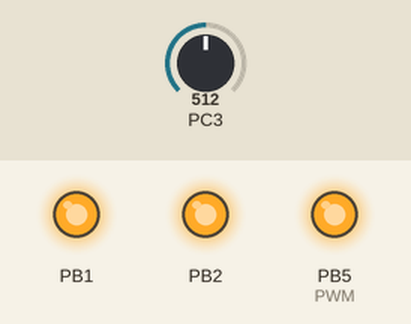
Recording of a program running on a simulated ATmega328P, built with avr-gcc and emulated at 16 MHz. Shown: output pins drawn as LEDs (lit = HIGH). Inputs (shaded band) come from the test bench; at power-on: PC3 = 512. Sleep ends after the set time or at an interrupt.

Above: at 4.9 s.
5.0 s: PC3 set to 95
At 6.31 s:
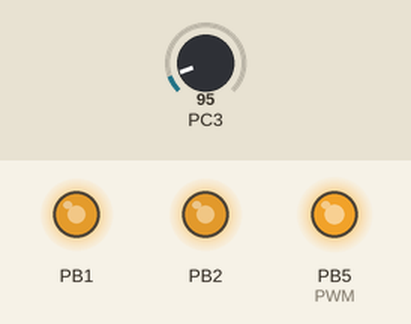
At 7.76 s:
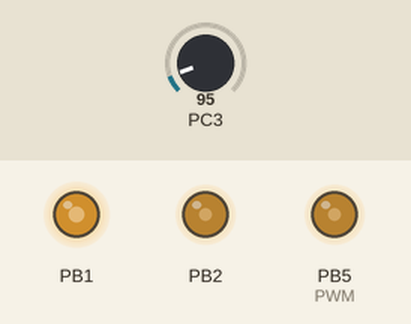
8.0 s: PC3 set to 81
Timing chart, 0 to 15.6 s (numbered marks = the images above; inputs shaded):
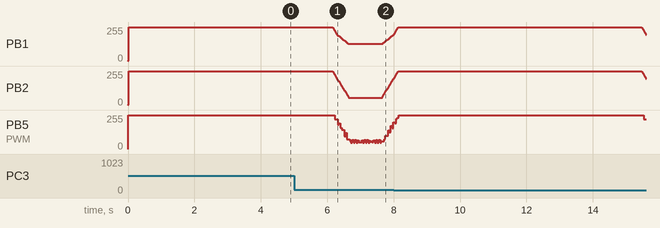

Measured:
- by itself, PB1: rises from 198/255 to 255/255 in 0.13 s, then falls to 198/255 in 7.5 s
- by itself, PB2: rises from 197/255 to 255/255 in 0.13 s, then falls to 197/255 in 7.5 s

The program:

main.c
```c
#define F_CPU 16000000UL
#include <avr/io.h>
#include <avr/interrupt.h>

#include "Timers/timers.h"
#include "Leds/led.h"
#include "sEOS/sEOS.h"
#include "MEF/MEF.h"
#include "SW_PWM/PWM.h"
#include "LDR/LDR.h"

int main(void)
{
	TIMERS_InitTimer0();
	TIMERS_InitTimer1();

	LEDS_init();
	MEF_init();
	LEDS_setFinalRGB(200, 200, 128);

	LDR_config();

	PWM_soft_init();

	sei();

    while(1)
    {
		sEOS_Dispatch_Tasks();
		sEOS_Go_To_Sleep();
    }
}
```

ldr.c
```c
#include "LDR.h"

uint16_t result = 0;
uint8_t is_converting = 0;

void LDR_config(){
	ADCSRA |= (1<<ADEN) | (1<<ADPS2) | (1<<ADPS1) | (1<<ADPS0); //make ADC enable and select ck/128
	ADMUX |= (1<<REFS0) | (1<<MUX1) | (1<<MUX0);   // Vref=AVCC, right-justified, ADC3 pin
}

uint16_t LDR_get_value(){
	ADCSRA |= (1<<ADSC);//start conversion
	while((ADCSRA&(1<<ADIF))==0);//wait for conversion to finish
	ADCSRA |= (1<<ADIF); //borrar flag
	result = (uint16_t) ADC;
	// para no polling comentar las 4 lineas de arriba
	return result;
}
```

ldr.h
```c
#ifndef LDR_H_

	#include <avr/io.h>

	void LDR_config();
	uint16_t LDR_get_value();

#define LDR_H_

#endif /* LDR_H_ */
```

led.c
```c
#include "led.h"
#define STEPS 100

static uint8_t final_red = 0;
static uint8_t final_green = 0;
static uint8_t final_blue = 0;

static uint8_t red = 0;
static uint8_t green = 0;
static uint8_t blue = 0;

static uint8_t red_increments [STEPS] ;
static uint8_t green_increments [STEPS];
static uint8_t blue_increments [STEPS];

void LEDS_init(){
	//PIN 1, 2 y 5 como salida
	DDRB |= (1<<PORTB1) | (1<<PORTB2) | (1<<PORTB5);
	PORTB |= (1 << PINB5);

	LEDS_setRed(0);
	LEDS_setGreen(0);
	LEDS_setBlue(0);

	for (uint8_t i = 0; i < STEPS; i++){
		red_increments[i] = 0;
		green_increments[i] = 0;
		blue_increments[i] = 0;
	}
}

void distributeValues(uint8_t inputR, uint8_t inputG, uint8_t inputB) {
	uint8_t baseR = inputR / STEPS;
	uint8_t remainderR = inputR % STEPS;

	uint8_t baseG = inputG / STEPS;
	uint8_t remainderG = inputG % STEPS;

	uint8_t baseB = inputB / STEPS;
	uint8_t remainderB = inputB % STEPS;

	// Distribute the base value and the remainder for each array
	for (uint8_t i = 0; i < STEPS; i++) {
		red_increments[i] = (i < remainderR) ? baseR + 1 : baseR;
		green_increments[i] = (i < remainderG) ? baseG + 1 : baseG;
		blue_increments[i] = (i < remainderB) ? baseB + 1 : baseB;
	}
}

void LEDS_setRed(uint8_t value){
	PWM_set_comp_value(value);
	red = value;
}

void LEDS_setGreen(uint8_t value){
	OCR1B = 255 - value;
	green = value;
}

void LEDS_setBlue(uint8_t value){
	OCR1A = 255 - value;
	blue = value;
}

uint8_t LEDS_getRed(){
	return red;
}

uint8_t LEDS_getGreen(){
	return green;
}

uint8_t LEDS_getBlue(){
	return blue;
}

void LEDS_setFinalRed(uint8_t value){
	final_red = value;
}

void LEDS_setFinalGreen(uint8_t value){
	final_green = value;
}

void LEDS_setFinalBlue(uint8_t value){
	final_blue = value;
}

uint8_t LEDS_getFinalRed(){
	return final_red;
}

uint8_t LEDS_getFinalGreen(){
	return final_green;
}

uint8_t LEDS_getFinalBlue(){
	return final_blue;
}

void LEDS_setFinalRGB(uint8_t valueR, uint8_t valueG, uint8_t valueB){
	final_red = valueR;
	final_green = valueG;
	final_blue = valueB;
	distributeValues(valueR, valueG, valueB);
}

void LEDS_incrementRed(uint16_t value){
	LEDS_setRed(LEDS_getRed() + red_increments[value]);
}

void LEDS_incrementGreen(uint16_t value){
	LEDS_setGreen(LEDS_getGreen() + green_increments[value]);

}

void LEDS_incrementBlue(uint16_t value){
	LEDS_setBlue(LEDS_getBlue() + blue_increments[value]);
}

void LEDS_decrementRed(uint16_t value){
	LEDS_setRed(LEDS_getRed() - red_increments[STEPS - 1 - value]);
}

void LEDS_decrementGreen(uint16_t value){
	LEDS_setGreen(LEDS_getGreen() - green_increments[STEPS - 1 - value]);
}

void LEDS_decrementBlue(uint16_t value){
	LEDS_setBlue(LEDS_getBlue() - blue_increments[STEPS - 1- value]);
}
```

led.h
```c
#ifndef LED_H_
#define LED_H_

	#include <avr/io.h>
	#include "../SW_PWM/PWM.h"

	void LEDS_init();

	void LEDS_setRed(uint8_t);
	void LEDS_setGreen(uint8_t);
	void LEDS_setBlue(uint8_t);
	void LEDS_setFinalRGB(uint8_t, uint8_t, uint8_t);

	uint8_t LEDS_getRed();
	uint8_t LEDS_getGreen();
	uint8_t LEDS_getBlue();
	uint8_t LEDS_getFinalRed();
	uint8_t LEDS_getFinalGreen();
	uint8_t LEDS_getFinalBlue();

	void LEDS_incrementRed(uint16_t);
	void LEDS_incrementGreen(uint16_t);
	void LEDS_incrementBlue(uint16_t);

	void LEDS_decrementRed(uint16_t);
	void LEDS_decrementGreen(uint16_t);
	void LEDS_decrementBlue(uint16_t);

#endif /* LED_H_ */
```

MEF.c
```c
#include "MEF.h"

typedef enum {RAISING, ON, FALLING, OFF}states;
static states state;
static uint16_t stateCount;
static uint16_t timeOff = 20;
static double pendiente;
static uint16_t desplazamiento;

void MEF_init(){
	state = OFF;
	stateCount = 0;

	pendiente = (400-1000) / (MIN_SUP_LDR - MAX_INF_LDR);
	desplazamiento = 1000 + round(pendiente * MAX_INF_LDR);
}

void  update_timeOff(){
	uint16_t LDR_value = LDR_get_value();

	// Caso en el que Tparpadeo = 5seg (minima luz o menos)
	if (LDR_value < MAX_INF_LDR){
		timeOff = 1000;
	}
	// Caso en el que Tparepadeo = 2seg (luz ambiente o mas)
	else if (LDR_value > MIN_SUP_LDR){
		timeOff = 400;
	}
	else {
		timeOff = desplazamiento - round(pendiente*LDR_value); // Parte de la recta con pendiente m negativa
	}
}

void MEF_Update(){
	stateCount++;

	switch (state){
		case OFF:

			LEDS_setRed(0);
			LEDS_setGreen(0);
			LEDS_setBlue(0);

			update_timeOff();
			if(stateCount >= timeOff){
				state = RAISING;
				stateCount = 0;
			}
			break;

		case RAISING:

			LEDS_incrementRed(stateCount - 1);
			LEDS_incrementGreen(stateCount - 1);
			LEDS_incrementBlue(stateCount - 1);

			if(stateCount == 100){
				state = ON;
				stateCount = 0;
			}
			break;

		case ON:


			LEDS_setRed(LEDS_getFinalRed());
			LEDS_setGreen(LEDS_getFinalGreen());
			LEDS_setBlue(LEDS_getFinalBlue());

			if(stateCount == 200){
				state = FALLING;
				stateCount = 0;
			}
			break;

		case FALLING:

			LEDS_decrementRed(stateCount - 1);
			LEDS_decrementGreen(stateCount - 1);
			LEDS_decrementBlue(stateCount - 1);

			if(stateCount == 100){
				state = OFF;
				stateCount = 0;
			}
			break;

	}
}
```

MEF.h
```c
#ifndef MEF_H_
#define MEF_H_
	#include <avr/io.h>
	#include <math.h>
	#include "../Leds/led.h"
	#include "../LDR/ldr.h"

	#define MIN_INF_LDR 0	// Valor minimo tapando con el dedo
	#define MAX_INF_LDR 50	// Valor maximo tapando con el dedo

	#define MIN_SUP_LDR 90 // Valor minimo en luz ambiente
	#define MAX_SUP_LDR 800	// Valor maximo alumbrando con el celular

	void MEF_init();
	void MEF_Update();

#endif
```

PWM.c
```c
#include "PWM.h"

#define PWM_PERIOD	256
#define PWM_OFF		PORTB &= ~(1<<PORTB5)
#define PWM_ON		PORTB |= (1<<PORTB5)
#define PWM_START	DDRB |= (1<<PORTB5)

static uint8_t PWM_DELTA = 255;
static uint16_t PWM_position = 0;

void PWM_soft_Update(void){
	if (++PWM_position >= PWM_PERIOD){
		PWM_position = 0;
		PWM_ON;
	}
	else{
		if (PWM_position < PWM_DELTA){
			PWM_OFF;
		}
		else{
			PWM_ON;
		}
	}
}

void PWM_soft_init(){
	PWM_START;
	PWM_OFF;
}

uint8_t PWM_get_comp_value(){
	return PWM_DELTA;
}

void PWM_set_comp_value(uint8_t value){
	PWM_DELTA = value;
}
```

PWM.h
```c
#ifndef PWM_H_
#define PWM_H_

	#include <stdio.h>
	#include <stdlib.h>
	#include <avr/io.h>

	void PWM_soft_Update();
	void PWM_soft_init();
	void PWM_set_comp_value(uint8_t);

#endif /* PWM_H_ */
```

Timers.h
```c
#ifndef TIMERS_H_
#define TIMERS_H_

#include <avr/io.h>
#include <avr/interrupt.h>

void TIMERS_InitTimer0();
void TIMERS_InitTimer1();

#endif /* TIMERS_H_ */
```

timer0.c
```c
#include "timers.h"
#include "../sEOS/sEOS.h"

void TIMERS_InitTimer0(){
	// Interrupcion cada 64 us
	// Prescaler en 8
	TCCR0A |= (1 << WGM01); // Modo CTC
	TCCR0B |= (1 << CS01);
	OCR0A = 127;

	TIMSK0 |= (1 << OCIE0A);
}

ISR(TIMER0_COMPA_vect){
	sEOS_SCH_Tasks();
}
```

timer1.c
```c
#include "timers.h"

void TIMERS_InitTimer1(){
	//Modo Fast PWM con top = 0x00FF (Modo 5)
	//Prescaler en 1024
	//Modo invertido (clear on count reset)
	TCCR1A |= (1 << WGM10) | (1<< COM1A1) | (1<< COM1B1);
	TCCR1B |= (1 << WGM12) | (1 << CS12) | (1 << CS10);
}
```

sEOS.c
```c
#include "sEOS.h"

static volatile uint16_t counter_MEF = 780;
static volatile uint8_t FLAG_MEF = 0;

void sEOS_Dispatch_Tasks(){
	if(FLAG_MEF){
		MEF_Update();
		FLAG_MEF = 0;
	}
}

void sEOS_SCH_Tasks(){
	//Cada 5 ms pone el flag en 1
	if (++counter_MEF == 78) {
		FLAG_MEF = 1;
		counter_MEF = 0;
	}
	PWM_soft_Update();
}


//Pone en modo ahorro el micro
void sEOS_Go_To_Sleep(){

	// Setea el sleep mode a "idle". Este modo permite a la CPU dormir
	// dejando los perifericos (Como Timers y UART) corriendo
	set_sleep_mode(SLEEP_MODE_IDLE);

	// Habilita sleep mode
	sleep_enable();

	// Duerme al cpu
	sleep_cpu();

	// Deshabilita sleep mode
	sleep_disable();
}
```

sEOS.h
```c
#ifndef SEOS_H_
#define SEOS_H_
	#include <avr/io.h>
	#include <stdio.h>
	#include <avr/sleep.h>
	#include "../Leds/led.h"
	#include "../MEF/MEF.h"
	#include "../SW_PWM/PWM.h"

	void sEOS_Dispatch_Tasks();
	void sEOS_Go_To_Sleep();
	void sEOS_SCH_Tasks();

#endif /* SEOS_H_ */
```
